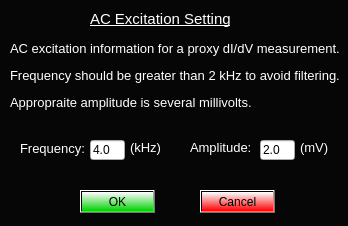
<?xml version="1.0" encoding="UTF-8"?>
<ui version="4.0">
 <class>Dialog</class>
 <widget class="QDialog" name="Dialog">
  <property name="geometry">
   <rect>
    <x>0</x>
    <y>0</y>
    <width>348</width>
    <height>226</height>
   </rect>
  </property>
  <property name="windowTitle">
   <string>Dialog</string>
  </property>
  <property name="styleSheet">
   <string notr="true">#Dialog{
	background-color: rgb(6, 6, 6);}</string>
  </property>
  <widget class="QLabel" name="label">
   <property name="geometry">
    <rect>
     <x>10</x>
     <y>40</y>
     <width>335</width>
     <height>72</height>
    </rect>
   </property>
   <property name="text">
    <string>&lt;html&gt;&lt;head/&gt;&lt;body&gt;&lt;p&gt;&lt;span style=&quot; font-size:10pt; color:#ffffff;&quot;&gt;AC excitation information for a proxy dI/dV measurement. &lt;/span&gt;&lt;/p&gt;&lt;p&gt;&lt;span style=&quot; font-size:10pt; color:#ffffff;&quot;&gt;Frequency should be greater than 2 kHz to avoid filtering.&lt;/span&gt;&lt;/p&gt;&lt;p&gt;&lt;span style=&quot; font-size:10pt; color:#ffffff;&quot;&gt;Appropraite amplitude is several millivolts.&lt;/span&gt;&lt;/p&gt;&lt;/body&gt;&lt;/html&gt;</string>
   </property>
  </widget>
  <widget class="QLabel" name="label_2">
   <property name="geometry">
    <rect>
     <x>20</x>
     <y>140</y>
     <width>73</width>
     <height>18</height>
    </rect>
   </property>
   <property name="text">
    <string>&lt;html&gt;&lt;head/&gt;&lt;body&gt;&lt;p&gt;&lt;span style=&quot; font-size:10pt; color:#ffffff;&quot;&gt;Frequency:&lt;/span&gt;&lt;/p&gt;&lt;/body&gt;&lt;/html&gt;</string>
   </property>
  </widget>
  <widget class="QLabel" name="label_3">
   <property name="geometry">
    <rect>
     <x>190</x>
     <y>140</y>
     <width>62</width>
     <height>16</height>
    </rect>
   </property>
   <property name="text">
    <string>&lt;html&gt;&lt;head/&gt;&lt;body&gt;&lt;p&gt;&lt;span style=&quot; font-size:10pt; color:#ffffff;&quot;&gt;Amplitude:&lt;/span&gt;&lt;/p&gt;&lt;/body&gt;&lt;/html&gt;</string>
   </property>
  </widget>
  <widget class="QLineEdit" name="acFreqValue">
   <property name="geometry">
    <rect>
     <x>90</x>
     <y>140</y>
     <width>35</width>
     <height>20</height>
    </rect>
   </property>
   <property name="text">
    <string>4.0</string>
   </property>
  </widget>
  <widget class="QLineEdit" name="acAmpValue">
   <property name="geometry">
    <rect>
     <x>260</x>
     <y>140</y>
     <width>35</width>
     <height>20</height>
    </rect>
   </property>
   <property name="text">
    <string>2.0</string>
   </property>
  </widget>
  <widget class="QLabel" name="label_4">
   <property name="geometry">
    <rect>
     <x>130</x>
     <y>140</y>
     <width>30</width>
     <height>16</height>
    </rect>
   </property>
   <property name="text">
    <string>&lt;html&gt;&lt;head/&gt;&lt;body&gt;&lt;p&gt;&lt;span style=&quot; font-size:10pt; color:#ffffff;&quot;&gt;(kHz)&lt;/span&gt;&lt;/p&gt;&lt;/body&gt;&lt;/html&gt;</string>
   </property>
  </widget>
  <widget class="QLabel" name="label_5">
   <property name="geometry">
    <rect>
     <x>300</x>
     <y>140</y>
     <width>30</width>
     <height>16</height>
    </rect>
   </property>
   <property name="text">
    <string>&lt;html&gt;&lt;head/&gt;&lt;body&gt;&lt;p&gt;&lt;span style=&quot; font-size:10pt; color:#ffffff;&quot;&gt;(mV)&lt;/span&gt;&lt;/p&gt;&lt;/body&gt;&lt;/html&gt;</string>
   </property>
  </widget>
  <widget class="QPushButton" name="okACSet">
   <property name="geometry">
    <rect>
     <x>80</x>
     <y>190</y>
     <width>75</width>
     <height>23</height>
    </rect>
   </property>
   <property name="styleSheet">
    <string notr="true">background-color: qlineargradient(spread:pad, x1:1, y1:1, x2:1, y2:0, stop:0 rgba(0, 209, 0, 255), stop:1 rgba(255, 255, 255, 255));</string>
   </property>
   <property name="text">
    <string>OK</string>
   </property>
  </widget>
  <widget class="QPushButton" name="cancelACSet">
   <property name="geometry">
    <rect>
     <x>200</x>
     <y>190</y>
     <width>75</width>
     <height>23</height>
    </rect>
   </property>
   <property name="styleSheet">
    <string notr="true">background-color: qlineargradient(spread:pad, x1:1, y1:1, x2:1, y2:0, stop:0 rgba(255, 0, 0, 255), stop:1 rgba(255, 255, 255, 255));</string>
   </property>
   <property name="text">
    <string>Cancel</string>
   </property>
  </widget>
  <widget class="QLabel" name="label_6">
   <property name="geometry">
    <rect>
     <x>90</x>
     <y>10</y>
     <width>140</width>
     <height>18</height>
    </rect>
   </property>
   <property name="text">
    <string>&lt;html&gt;&lt;head/&gt;&lt;body&gt;&lt;p&gt;&lt;span style=&quot; font-size:11pt; text-decoration: underline; color:#ffffff;&quot;&gt;AC Excitation Settings&lt;/span&gt;&lt;/p&gt;&lt;/body&gt;&lt;/html&gt;</string>
   </property>
  </widget>
 </widget>
 <resources/>
 <connections/>
</ui>
